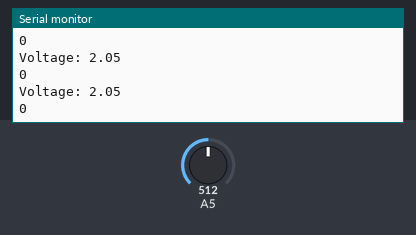
Bench run of a sketch on a simulated Arduino Uno, built with avr-gcc and run on an emulated ATmega328P. Shown: the last lines printed to the serial monitor. Inputs (shaded band) come from the test bench; at power-on: A5 = 512.

Above: at 1.3 s.
1.4 s: A5 set to 716
At 1.82 s:
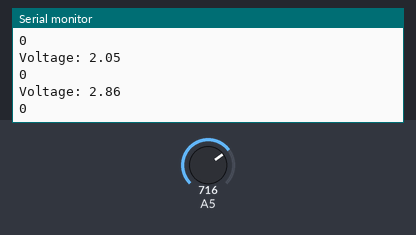
2.9 s: A5 set to 900
At 3.32 s:
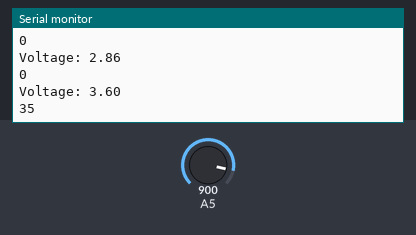
Timing chart, 0 to 5.9 s (numbered marks = the images above; inputs shaded):
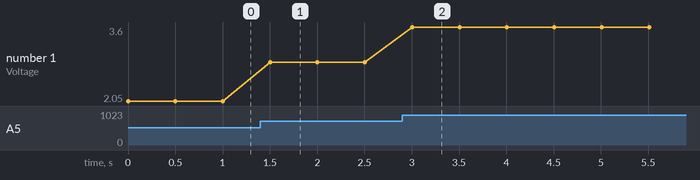

The sketch:

Arduino_Lipo_InputVoltage.ino
```cpp
int BatteryVoltageInput(A5);

int BatteryProzent=0;
int BatteryProzentOld=0;
float BatteryVoltageVar=0;


int  BatteryProzentNumbers[21]={0,5,10,15,20,25,30,35,40,45,50,55,60,65,70,75,80,85,90,95,100};

float BatteryVoltage[22]={0,0};


void defineBatteryVoltage(){
BatteryVoltage[1]= 3.20;
BatteryVoltage[2]=3.35;
BatteryVoltage[3]=3.42; //10
BatteryVoltage[4]=3.45;
BatteryVoltage[5]=3.50; //20
BatteryVoltage[6]=3.55;
BatteryVoltage[7]=3.60; //30
BatteryVoltage[8]=3.62;
BatteryVoltage[9]=3.64;
BatteryVoltage[10]=3.66;
BatteryVoltage[11]=3.68;
BatteryVoltage[12]=3.70; //55
BatteryVoltage[13]=3.72;
BatteryVoltage[14]=3.75;
BatteryVoltage[15]=3.77;
BatteryVoltage[16]=3.80; //75
BatteryVoltage[17]=3.83;
BatteryVoltage[18]=3.86;
BatteryVoltage[19]=3.90; //90
BatteryVoltage[20]=4.00;
BatteryVoltage[21]=4.20;
BatteryVoltage[22]=4.30;
}
void setup() {
 pinMode(BatteryVoltageInput,INPUT);
 defineBatteryVoltage();
Serial.begin(9600);


}


void loop() {

  BatteryVoltageVar=analogRead(BatteryVoltageInput);
  //Serial.println(BatteryVoltageVar);
  BatteryVoltageVar=BatteryVoltageVar/250;
  Serial.print("Voltage: ");
  Serial.println( BatteryVoltageVar);
   BatteryVoltageOutput();
   delay(500);

  }

void BatteryVoltageOutput(){
  BatteryProzent=0;
  for(int y=1;y<22;y++){
   if(BatteryVoltageVar>=BatteryVoltage[y]){
    BatteryProzentOld=BatteryProzentNumbers[y];
    if(BatteryProzentOld>BatteryProzent){
      BatteryProzent=BatteryProzentOld;}

    }


      }
       Serial.println(BatteryProzent);
      }
```

Measured:
- after the input at 1.4 s, the serial monitor: prints a new line after 0.10 s (image 1)
- after the input at 2.9 s, the serial monitor: prints a new line after 0.11 s (image 2)
- plotted number 1: 2.05 → 2.86 after the input at 1.4 s, 2.86 → 3.6 after the input at 2.9 s
